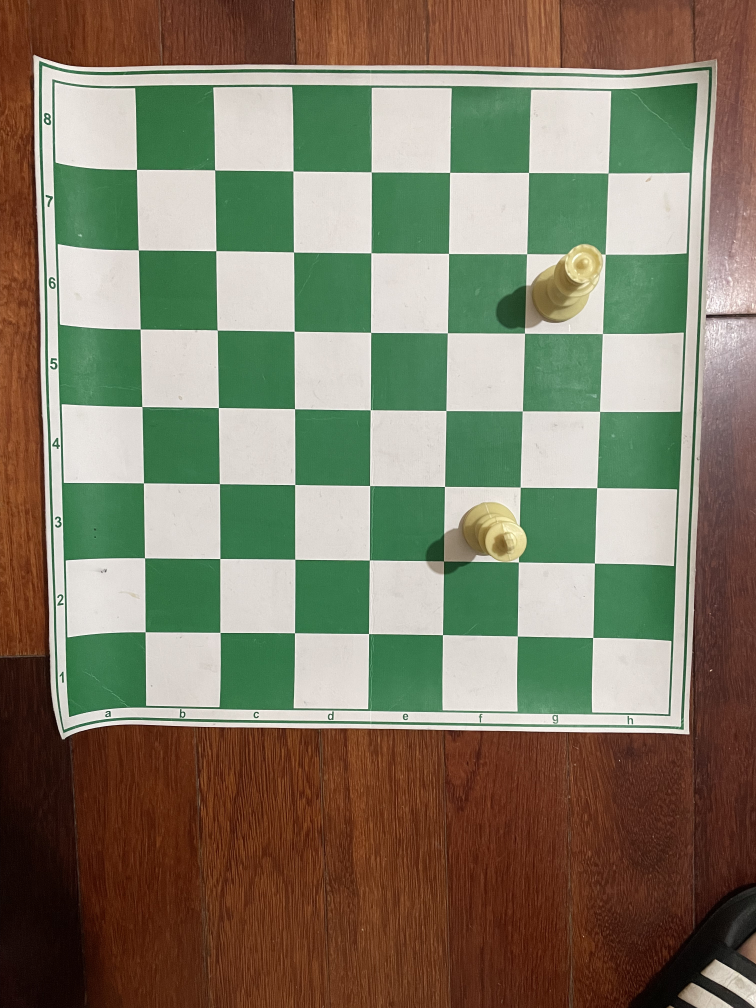
#> input picture img.jpg, 3024 x 4032 px (shown at 1/4 size)
$ python -i perspective.py   (imports and definitions only)
#> lines starting #> are read from the running program, lines starting #| are printed output that depends on the picture; after the words box and inside, x2 and y2 are one past the last pixel; in counts of white or black regions, pixels touching at a corner belong together
import os.path
import itertools
import numpy as np
import scipy.ndimage as ndi
from skimage import io, color, filters, feature, segmentation, measure, draw, exposure, transform
from sklearn import cluster # scikit-learn: a machine learning library
import matplotlib as mpl
import matplotlib.pylab as plt
import cv2
import sys
import math
import chess
EDGE_DETECTION_THRESHOLD = 0.05
GAUSSIAN_BLUR_SIGMA = 0.7
HOUGH_LINES_DISPLAY_WIDTH = 4
VIDEO_SHAPE = (980, 640)
BOARD_CUTOUT_SIZE = (640, 640)

def process_chessboard_im(im):
    '''
    This function is designed to do a set of basic filters and thresholds in order to
    prepare a chessboard image for Hough Line Detection.

    Arguments:
        im the image to process

    Returns:
        the processed image
    '''
    gray = color.rgb2gray(im) # convert to grayscale
    blurred = ndi.gaussian_filter(gray, GAUSSIAN_BLUR_SIGMA) # blur
    edges = filters.sobel(blurred) # detect edges
    thresh = edges > EDGE_DETECTION_THRESHOLD # threshold

    return thresh

def angle_to_slope(angle):
    '''
    Converts an angle to a slope m in the form y = mx + b.

    Arguments:
        angle the angle in radians to convert to a slope

    Returns:
        the slope value
    '''
    return np.tan(angle + (np.pi/2))

# [15 lines left out: function angles_dists_to_points, not called in this run]

def angles_dists_to_points_slopes(angles, dists):
    '''
    Returns x and y points, as well as the slopes, for each line

    Arguments:
        angles a list of the lines' angles
        dists a list of the lines' distances

    Returns:
        a list of x coordinates, a list of y coordinates, and a list of slopes for each line
    '''
    x_coords = dists * np.cos(angles)
    y_coords = dists * np.sin(angles)

    slopes = [angle_to_slope(a) for a in angles]

    return x_coords, y_coords, slopes

def hough_lines(im):
    '''
    Basic Hough line transform.

    Arguments:
        im the image to get the lines for

    Returns:
        a list of angles and a list of distances of the most prominent lines in the image.
    '''
    hspace, angles, dists = transform.hough_line(im)
    peak_vals, angles, dists = transform.hough_line_peaks(hspace, angles, dists)
    return angles, dists

# [13 lines left out: function index_top_two_max, not called in this run]

def swap_lesser(a, b):
    '''
    Returns the smallest element first.

    Arguments:
        a the first element
        b the first element

    Returns:
        both elements in smallest order
    '''
    if (a < b):
        return a, b
    else:
        return b, a

def smallest_difference_between_angles(a, b):
    '''
    finds the minimum distance between the points of angles.

    Arguments:
        a the first angle (radians)
        b the second angle (radians)

    Returns:
        the smallest difference between the angles
    '''
    a, b = swap_lesser(a, b)

    bounds = math.pi / 2
    return min(
        abs(a - b),
        abs(-bounds - a) + abs(bounds - b)
    )

def get_angle_gradients(lines):
    '''
    Gets the gradients of the angles of the lines.

    Arguments:
        lines a list of (angle, dist) tuples that are sorted by angle

    Returns:
        a list of gradients for the angles
    '''
    angle_gradients = []

    for i in range(len(lines)):
        angle_1 = lines[i][0]
        angle_2 = lines[(i+1) % len(lines)][0]

        angle_gradients.append(
            smallest_difference_between_angles(angle_1, angle_2)
        )

    return angle_gradients

# [33 lines left out: function split_lines, not called in this run]

def normalize_angle(angle):
    '''
    Puts an angle in the range of -180 to 180 degrees.

    Arguments:
        angle the angle (radians) to normalize

    Returns:
        the normalized angle
    '''
    two_pi = 2 * math.pi
    angle %= two_pi

    angle = (angle + two_pi) % two_pi

    if (angle > math.pi):
        angle -= 2 * math.pi

    return angle

def is_angle_in_range(angle, r):
    '''
    Checks if an angle is within a range.

    Arguments:
        angle the angle (radians) to check
        r the range which is a tuple (start, end) where start and end are between -1 and 1.

    Returns:
        whether or not the angle is in the range.
    '''
    return (r[0] * (math.pi / 2)) <= angle <= (r[1] * (math.pi / 2))

def get_lines_range(angles, dists, ranges):
    '''
    Finds the lines that match at least one of the ranges.

    Arguments:
        angles a list of the lines' angles (radians).
        dists a list of the lines' distances.
        ranges a list of the ranges to check.

    Returns:
        a list of angles and a list of dists of the filtered lines
    '''
    assert len(angles) == len(dists)

    lines = zip(angles, dists)

    lines = [l for l in lines if any([is_angle_in_range(l[0], r) for r in ranges])]
    return zip(*lines) if lines else ([], [])

# [18 lines left out: function wrap_slice, not called in this run]

def prune_lines_by_angle(angles, dists, cluster_range=0.2):
    assert len(angles) == len(dists)

    if len(angles) == 0:
        return [], []

    cluster_range *= 2 * math.pi

    # Sort lines
    lines = zip(angles, dists)
    lines = sorted(lines, key=lambda l: l[0])

    # get gradient of angles
    angle_gradients = get_angle_gradients(lines)

    gradient_peak_indices = []
    for i, gradient in enumerate(angle_gradients):
        if gradient > cluster_range:
            gradient_peak_indices.append(i)

    if len(gradient_peak_indices) < 2:
        return zip(*lines)

    line_clusters = []
    for i, peak_index in enumerate(gradient_peak_indices):
        peak_index_next = gradient_peak_indices[(i+1) % len(gradient_peak_indices)]
        line_clusters.append(wrap_slice(lines, peak_index, peak_index_next))

    last_cluster = sorted(line_clusters, key=lambda c: len(c))[-1]

    return zip(*last_cluster)

def find_y_intercept(x, y, slope):
    '''
    Finds the y intercept.

    Arguments:
        x the x value
        y the y value
        slope the slope of the line

    Returns:
        the y intercept
    '''
    return y - (slope * x)

def solve_linear_equation(m1, b1, m2, b2):
    '''
    Finds the x and y values that solve the linear equation

    Arguments:
        m1 the slope of the first line
        b1 the y-intercept of the first line
        m2 the slope of the second line
        b2 the y-intercept of the second line

    Returns:
        a tuple (x, y) that is the solve point for the equation
    '''
    a = (m1 - m2)
    x = 0 if a == 0 else (b2 - b1) / a
    y = (m1 * x) + b1
    return x, y

def find_intersections(angles_1, dists_1, angles_2, dists_2):
    '''
    Finds the intersections between the two groups of lines.

    Arguments:
        angles_1 the first lines' angles (radians)
        dists_1 the first lines' distances
        angles_2 the second lines' angles (radians)
        dists_2 the second lines' distances

    Returns:
        a list of the intersections found where each intersection is a tuple (x, y)
    '''
    assert len(angles_1) == len(dists_1)
    assert len(angles_2) == len(dists_2)

    x_coords_1, y_coords_1, slopes_1 = angles_dists_to_points_slopes(angles_1, dists_1)
    x_coords_2, y_coords_2, slopes_2 = angles_dists_to_points_slopes(angles_2, dists_2)

    intercepts_1 = [find_y_intercept(x, y, s) for x, y, s in zip(x_coords_1, y_coords_1, slopes_1)]
    intercepts_2 = [find_y_intercept(x, y, s) for x, y, s in zip(x_coords_2, y_coords_2, slopes_2)]

    intersections = []

    for m1, b1 in zip(slopes_1, intercepts_1):
        for m2, b2 in zip(slopes_2, intercepts_2):
            intersections.append(solve_linear_equation(m1, b1, m2, b2))

    return intersections

def find_intersections_2(angles_1, dists_1, angles_2, x_coords_2, y_coords_2):
    '''
    Finds the intersections between the two groups of lines.

    Arguments:
        angles_1 the first lines' angles (radians)
        dists_1 the first lines' distances
        angles_2 the second lines' angles (radians)
        x_coords_2 the x coordinates for the second lines
        y_coords_2 the y coordinates for the second lines

    Returns:
        a list of the intersections found where each intersection is a tuple (x, y)
    '''
    assert len(angles_1) == len(dists_1)
    assert len(angles_2) == len(x_coords_2) == len(y_coords_2)

    x_coords_1, y_coords_1, slopes_1 = angles_dists_to_points_slopes(angles_1, dists_1)
    slopes_2 = [angle_to_slope(a) for a in angles_2]

    intercepts_1 = [find_y_intercept(x, y, s) for x, y, s in zip(x_coords_1, y_coords_1, slopes_1)]
    intercepts_2 = [find_y_intercept(x, y, s) for x, y, s in zip(x_coords_2, y_coords_2, slopes_2)]

    intersections = []

    for m1, b1 in zip(slopes_1, intercepts_1):
        for m2, b2 in zip(slopes_2, intercepts_2):
            intersections.append(solve_linear_equation(m1, b1, m2, b2))

    return intersections

def sort_lines_by_points(angles, dists, points, horizontal=True):
    '''
    Sorts the lines in horizontal or vertical order.

    Arguments:
        angles a list of the lines' angles (radians)
        dists a list of the lines' distances
        points a list of the intersections with the x or y axis
        horizontal whether to check for horizontal or vertical order

    Returns:
        the lines sorted
    '''
    assert len(angles) == len(dists) == len(points)

    if len(angles) == 0:
        return ([], [], [])

    xy_index = 1 if horizontal else 0

    lines = zip(angles, dists, points)
    lines = sorted(lines, key=lambda l: l[2][xy_index])

    return zip(*lines)

def prune_nonchess_lines(angles, dists):
    '''
    Invalidates lines if there aren't 9 or 11 lines.

    Arguments:
        angles a list of the lines' angles (radians)
        dists a list of the lines' distances

    Returns:
        the pruned lines.
    '''
    assert len(angles) == len(dists)

    if len(angles) == 9:
        return angles, dists
    elif len(angles) == 11:
        return angles[1:-1], dists[1:-1]
    elif len(angles) == 10:
        return angles[:-1], dists[:-1]
    else:
        return (angles[2:10], dists[2:10])

def four_point_transform(im, points):
    '''
    Warps the chessboard to a new image so that the persepctive is inverted.

    Arguments:
        im the image to use
        points a list of four points that represents the corners in counter-clockwise.

    Returns:
        the transformed image
    '''
    src_points = np.float32(points)
    dst_points = np.float32([[0, 0], [0, BOARD_CUTOUT_SIZE[1]], [BOARD_CUTOUT_SIZE[0], BOARD_CUTOUT_SIZE[1]], [BOARD_CUTOUT_SIZE[0], 0]])

    M = cv2.getPerspectiveTransform(src_points, dst_points)

    return cv2.warpPerspective(im, M, BOARD_CUTOUT_SIZE)

def change_perspective(img):
    try:
        img = cv2.resize(img, VIDEO_SHAPE)
        im_processed = process_chessboard_im(img)
        angles, dists = hough_lines(im_processed)
        normalized_angles = [normalize_angle(a) for a in angles]
        h_angles, h_dists = get_lines_range(normalized_angles, dists, [(-1, -6/8), (6/8, 1)])
        v_angles, v_dists = get_lines_range(normalized_angles, dists, [(-2/8, 2/8)])
        h_angles_2, h_dists_2 = prune_lines_by_angle(h_angles, h_dists)
        v_angles_2, v_dists_2 = prune_lines_by_angle(v_angles, v_dists)
        h, w = im_processed.shape

        h_points = find_intersections_2(h_angles_2, h_dists_2, [0], [w/2], [0])
        h_angles_3, h_dists_3, h_points_3 = sort_lines_by_points(h_angles_2, h_dists_2, h_points, horizontal=True)

        v_points = find_intersections_2(v_angles_2, v_dists_2, [math.pi/2], [0], [h/2])
        v_angles_3, v_dists_3, v_points_3 = sort_lines_by_points(v_angles_2, v_dists_2, v_points, horizontal=False)
        h_angles_4, h_dists_4 = prune_nonchess_lines(h_angles_3, h_dists_3)
        v_angles_4, v_dists_4 = prune_nonchess_lines(v_angles_3, v_dists_3)
        intersections = find_intersections(h_angles_4, h_dists_4, v_angles_4, v_dists_4)
        corners = [intersections[0], intersections[-9], intersections[-1], intersections[8]]
        im_cropped = four_point_transform(img, corners)
        im_cropped = cv2.cvtColor(im_cropped, cv2.COLOR_BGR2RGB)
        return im_cropped
    except Exception as e:
        print(e)
        return None


>>> import cv2
>>> picture = cv2.imread('img.jpg')
#> picture is the input picture: shape (4032, 3024, 3); mean B, G, R 100.8, 122.1, 127.1
>>> result = change_perspective(picture)
#> in change_perspective, `img = cv2.resize(img, VIDEO_SHAPE)`:
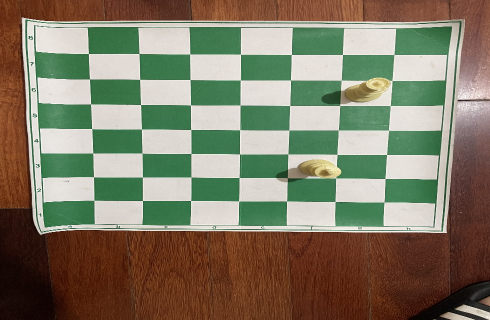
#> img: shape (640, 980, 3) (shown at 1/2 size); mean of channels 0, 1, 2 100.8, 122, 127.1; drawn as B, G, R
#> in process_chessboard_im, `gray = color.rgb2gray(im)`:
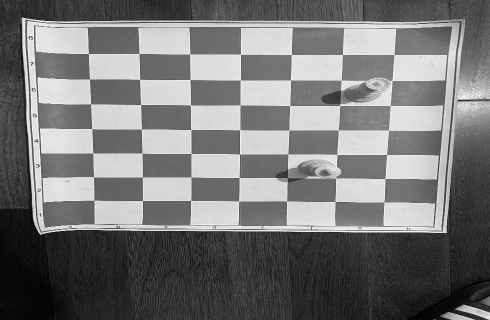
#> gray: shape (640, 980) float64 (shown at 1/2 size); min 0, max 0.996, mean 0.462
#> in process_chessboard_im, `edges = filters.sobel(blurred)`:
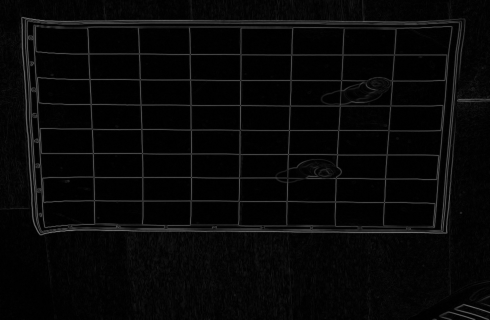
#> edges: shape (640, 980) float64 (shown at 1/2 size); min 2.91e-06, max 0.467, mean 0.0309
#> in process_chessboard_im, `thresh = edges > EDGE_DETECTION_THRESHOLD`:
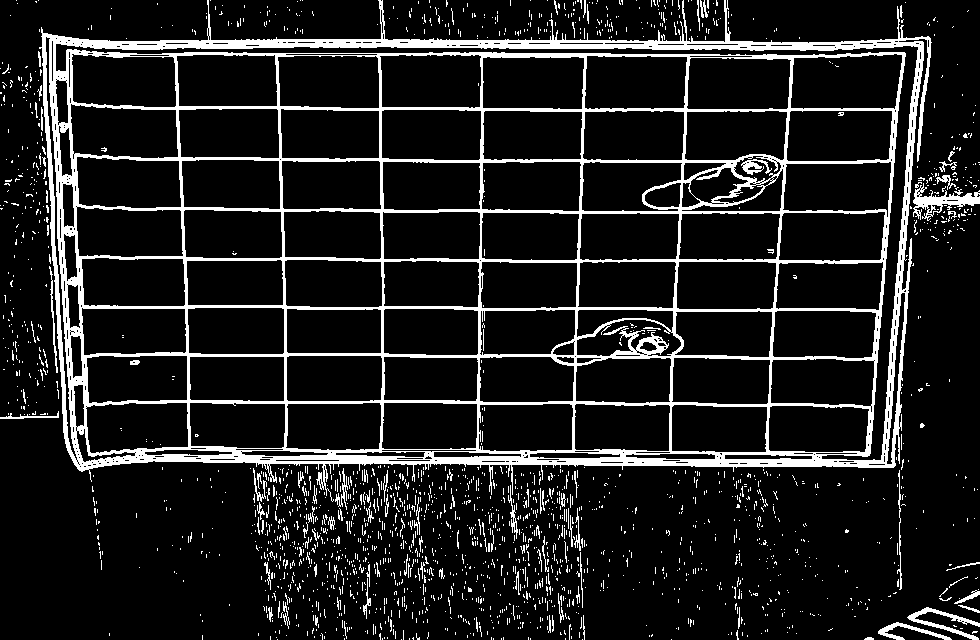
#> thresh: shape (640, 980) bool; 11.9% white; 2028 white regions (1919 under 20 px), largest, box (x1, y1, x2, y2) and area: (39, 0, 932, 502) 60203, (913, 183, 980, 221) 894, (907, 607, 980, 640) 583
#> in hough_lines, `hspace, angles, dists = transform.hough_line(im)`:
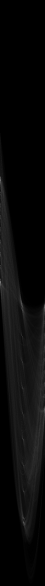
#> hspace: shape (2343, 180) uint64 (shown at 1/4 size); min 0, max 843, mean 32; drawn with min black and max white
#> in hough_lines, `hspace, angles, dists = transform.hough_line(im)`: angles = 180 values from -1.57 to 1.55; dists = 2343 values from -1171 to 1171
#> in hough_lines, `peak_vals, angles, dists = transform.hough_line_peaks(hspace, angles, ..`: peak_vals = [843, 751, 704, 675, 668, 649, 631, 625, 612, 549, 484, 462, 436, 424]; angles = [-1.57, -1.57, -1.57, -1.57, -1.57, -1.57, -1.57, -1.57, -1.57, 1.55, -1.54, 0.0349, 0.0873, -0.0524]; dists = [-46, -461, -109, -260, -211, -160, -355, -308, -402, 58, -439, 587, 922, 64]
#> in change_perspective, `normalized_angles = [normalize_angle(a) for a in angles]`: normalized_angles has the same summary as angles in hough_lines
#> in get_lines_range, `lines = [l for l in lines if any([is_angle_in_range(l[0], r) for r in ..`: lines = [(-1.57, -46), (-1.57, -461), (-1.57, -109), (-1.57, -260), (-1.57, -211), (-1.57, -160), (-1.57, -355), (-1.57, -308), (-1.57, -402), (1.55, 58), (-1.54, -439)]
#> in change_perspective, `h_angles, h_dists = get_lines_range(normalized_angles, dists, [(-1, -6..`: h_angles = (-1.57, -1.57, -1.57, -1.57, -1.57, -1.57, -1.57, -1.57, -1.57, 1.55, -1.54); h_dists = (-46, -461, -109, -260, -211, -160, -355, -308, -402, 58, -439)
#> in change_perspective, `v_angles, v_dists = get_lines_range(normalized_angles, dists, [(-2/8, ..`: v_angles = (0.0349, 0.0873, -0.0524); v_dists = (587, 922, 64)
#> in prune_lines_by_angle, `lines = sorted(lines, key=lambda l: l[0])`: lines = [(-1.57, -46), (-1.57, -461), (-1.57, -109), (-1.57, -260), (-1.57, -211), (-1.57, -160), (-1.57, -355), (-1.57, -308), (-1.57, -402), (-1.54, -439), (1.55, 58)]
#> the loop in get_angle_gradients, `for i in range(len(lines)):` made 11 passes
#> (angle_1, angle_2, a in smallest_difference_between_angles, b in smallest_difference_between_angles) on passes 1 to 4: (-1.57, -1.57, -1.57, -1.57), (-1.57, -1.57, -1.57, -1.57), (-1.57, -1.57, -1.57, -1.57), (-1.57, -1.57, -1.57, -1.57)
#> after the loop in get_angle_gradients, `for i in range(len(lines)):`: angle_gradients = [0, 0, 0, 0, 0, 0, 0, 0, 0.0349, 0.0524, 0.0175]
#> the loop in prune_lines_by_angle, `for i, gradient in enumerate(angle_gradients):` made 11 passes
#> gradient on passes 1 to 4: 0, 0, 0, 0
#> after the loop in prune_lines_by_angle, `for i, gradient in enumerate(angle_gradients):`: gradient_peak_indices = []
#> in change_perspective, `h_angles_2, h_dists_2 = prune_lines_by_angle(h_angles, h_dists)`: h_angles_2 = (-1.57, -1.57, -1.57, -1.57, -1.57, -1.57, -1.57, -1.57, -1.57, -1.54, 1.55); h_dists_2 = (-46, -461, -109, -260, -211, -160, -355, -308, -402, -439, 58)
#> the loop in get_angle_gradients (call 2), `for i in range(len(lines)):` made 3 passes
#> (angle_1, angle_2, a in smallest_difference_between_angles, b in smallest_difference_between_angles) on passes 1 to 3: (-0.0524, 0.0349, -0.0524, 0.0349), (0.0349, 0.0873, 0.0349, 0.0873), (0.0873, -0.0524, -0.0524, 0.0873)
#> the loop in prune_lines_by_angle (call 2), `for i, gradient in enumerate(angle_gradients):` made 3 passes
#> gradient on passes 1 to 3: 0.0873, 0.0524, 0.14
#> in change_perspective, `v_angles_2, v_dists_2 = prune_lines_by_angle(v_angles, v_dists)`: v_angles_2 = (-0.0524, 0.0349, 0.0873); v_dists_2 = (64, 587, 922)
#> in angles_dists_to_points_slopes, `x_coords = dists * np.cos(angles)`: x_coords = [-2.82e-15, -2.82e-14, -6.67e-15, -1.59e-14, -1.29e-14, -9.8e-15, -2.17e-14, -1.89e-14, -2.46e-14, -15.32, 1.01]
#> in angles_dists_to_points_slopes, `y_coords = dists * np.sin(angles)`: y_coords = [46, 461, 109, 260, 211, 160, 355, 308, 402, 438.7, 57.99]
#> in angles_dists_to_points_slopes, `slopes = [angle_to_slope(a) for a in angles]`: slopes = [0, 0, 0, 0, 0, 0, 0, 0, 0, 0.0349, -0.0175]
#> in find_intersections_2, `x_coords_1, y_coords_1, slopes_1 = angles_dists_to_points_slopes(angle..`: x_coords_1 has the same summary as x_coords in angles_dists_to_points_slopes; y_coords_1 has the same summary as y_coords in angles_dists_to_points_slopes
#> in find_intersections_2, `intercepts_1 = [find_y_intercept(x, y, s) for x, y, s in zip(x_coords_..`: intercepts_1 = [46, 461, 109, 260, 211, 160, 355, 308, 402, 439.3, 58.01]
#> the loop in find_intersections_2, `for m1, b1 in zip(slopes_1, intercepts_1):` made 11 passes
#> (m1, b1) on passes 1 to 4: (0, 46), (0, 461), (0, 109), (0, 260)
#> after the loop in find_intersections_2, `for m1, b1 in zip(slopes_1, intercepts_1):`: intersections = [(490, 46), (490, 461), (490, 109), (490, 260), (490, 211), (490, 160), (490, 355), (490, 308), (490, 402), (490, 456.4), (490, 49.46)]
#> in change_perspective, `h_points = find_intersections_2(h_angles_2, h_dists_2, [0], [w/2], [0])`: h_points has the same summary as intersections in find_intersections_2
#> in sort_lines_by_points, `lines = sorted(lines, key=lambda l: l[2][xy_index])`: lines = 11 items
#> in change_perspective, `h_angles_3, h_dists_3, h_points_3 = sort_lines_by_points(h_angles_2, h..`: h_angles_3 = (-1.57, 1.55, -1.57, -1.57, -1.57, -1.57, -1.57, -1.57, -1.57, -1.54, -1.57); h_dists_3 = (-46, 58, -109, -160, -211, -260, -308, -355, -402, -439, -461); h_points_3 = ((490, 46), (490, 49.46), (490, 109), (490, 160), (490, 211), (490, 260), (490, 308), (490, 355), (490, 402), (490, 456.4), (490, 461))
#> the loop in find_intersections_2 (call 2), `for m1, b1 in zip(slopes_1, intercepts_1):` made 3 passes
#> (m1, b1) on passes 1 to 3: (19.08, -1222.9), (-28.64, 16819.7), (-11.43, 10578.8)
#> in change_perspective, `v_points = find_intersections_2(v_angles_2, v_dists_2, [math.pi/2], [0..`: v_points = [(80.86, 320), (576.2, 320), (897.5, 320)]
#> in change_perspective, `v_angles_3, v_dists_3, v_points_3 = sort_lines_by_points(v_angles_2, v..`: v_angles_3 = (-0.0524, 0.0349, 0.0873); v_dists_3 = (64, 587, 922); v_points_3 = ((80.86, 320), (576.2, 320), (897.5, 320))
#> in change_perspective, `h_angles_4, h_dists_4 = prune_nonchess_lines(h_angles_3, h_dists_3)`: h_angles_4 = (1.55, -1.57, -1.57, -1.57, -1.57, -1.57, -1.57, -1.57, -1.54); h_dists_4 = (58, -109, -160, -211, -260, -308, -355, -402, -439)
#> in change_perspective, `v_angles_4, v_dists_4 = prune_nonchess_lines(v_angles_3, v_dists_3)`: v_angles_4 = (0.0873,); v_dists_4 = (922,)
#> in find_intersections, `x_coords_1, y_coords_1, slopes_1 = angles_dists_to_points_slopes(angle..`: x_coords_1 = [1.01, -6.67e-15, -9.8e-15, -1.29e-14, -1.59e-14, -1.89e-14, -2.17e-14, -2.46e-14, -15.32]; y_coords_1 = [57.99, 109, 160, 211, 260, 308, 355, 402, 438.7]; slopes_1 = [-0.0175, 0, 0, 0, 0, 0, 0, 0, 0.0349]
#> in find_intersections, `x_coords_2, y_coords_2, slopes_2 = angles_dists_to_points_slopes(angle..`: x_coords_2 = [918.5]; y_coords_2 = [80.36]; slopes_2 = [-11.43]
#> in find_intersections, `intercepts_1 = [find_y_intercept(x, y, s) for x, y, s in zip(x_coords_..`: intercepts_1 = [58.01, 109, 160, 211, 260, 308, 355, 402, 439.3]
#> in find_intersections, `intercepts_2 = [find_y_intercept(x, y, s) for x, y, s in zip(x_coords_..`: intercepts_2 = [10578.8]
#> the loop in find_intersections, `for m1, b1 in zip(slopes_1, intercepts_1):` made 9 passes
#> (m1, b1) on passes 1 to 4: (-0.0175, 58.01), (0, 109), (0, 160), (0, 211)
#> after the loop in find_intersections, `for m1, b1 in zip(slopes_1, intercepts_1):`: intersections = [(921.9, 41.92), (916, 109), (911.5, 160), (907.1, 211), (902.8, 260), (898.6, 308), (894.5, 355), (890.4, 402), (884.4, 470.2)]
#> in change_perspective, `corners = [intersections[0], intersections[-9], intersections[-1], int..`: corners = [(921.9, 41.92), (921.9, 41.92), (884.4, 470.2), (884.4, 470.2)]
#> in four_point_transform, `src_points = np.float32(points)`: src_points = [[921.9, 41.92], [921.9, 41.92], [884.4, 470.2], [884.4, 470.2]]
#> in four_point_transform, `M = cv2.getPerspectiveTransform(src_points, dst_points)`: M = [[0.000145, 1.27e-05, -0.134], [-0.00107, -9.37e-05, 0.991], [2.54e-07, 2.22e-08, -0.000235]]
#> in four_point_transform, `return cv2.warpPerspective(im, M, BOARD_CUTOUT_SIZE)`:
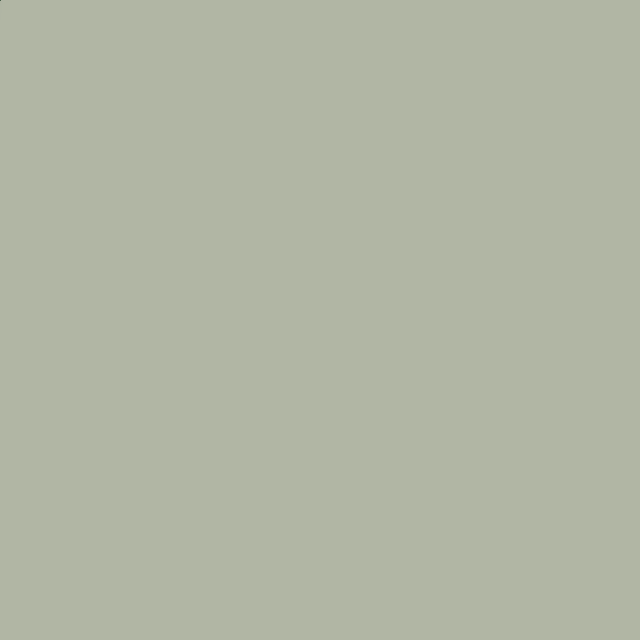
#> returned value: shape (640, 640, 3); mean of channels 0, 1, 2 164, 182, 177; drawn as B, G, R
